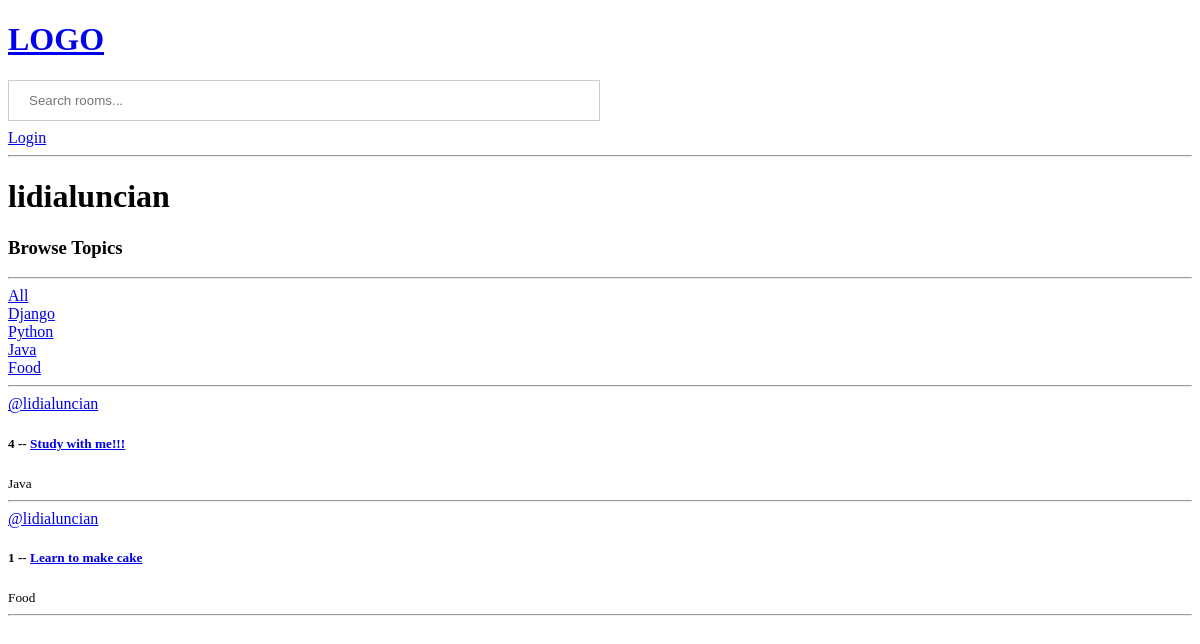
The page /profile/3 on the database its author committed.
### base/models.py (models this page shows, shortened)
class Topic(models.Model):
    name = models.CharField(max_length=200)

class Room(models.Model):
    host = models.ForeignKey(User, on_delete=models.SET_NULL, null=True)
    topic = models.ForeignKey(Topic, on_delete=models.SET_NULL, null=True)
    name = models.CharField(max_length=200)
    description = models.TextField(null=True, blank=True)
    participants = models.ManyToManyField(User, related_name='participants', blank=True)
    updated = models.DateTimeField(auto_now=True)
    created = models.DateTimeField(auto_now_add=True)
    class Meta:
        ordering = ['-updated', '-created']

### base/views.py (the view)
# urls.py: path('profile/<str:pk>', views.userProfile, name='user-profile')
def userProfile(request, pk):
    user = User.objects.get(id=pk)
    rooms = user.room_set.all()
    topics = Topic.objects.all()
    context = {'user': user, 'rooms': rooms, 'topics': topics}
    return render(request, 'base/profile.html', context)

### base/templates/base/profile.html
{% extends 'main.html' %}
{% block content %}
<h1>{{user.username}}</h1>
<div class="profile-container">
    <div>
        {% include 'base/topics_component.html' %}
    </div>
    <div>
        {% include 'base/feed_component.html' %}
    </div>
</div>
{% endblock content %}

### base/templates/base/topics_component.html
 <h3>Browse Topics</h3>
 <hr>
 <div>
     <a href="{% url 'home' %}">All</a>
 </div>
 {% for topic in topics %}
 <div>
     <a href="{% url 'home' %}?q={{topic.name}}">{{topic.name}}</a>
 </div>
 {% endfor %}
 <hr/>

### base/templates/base/feed_component.html (shortened to what this page needs)
<div>
    {% for room in rooms %}
    <div>
        <a href="{% url 'user-profile' room.host.id %}">@{{room.host.username}}</a>
        <h5>{{room.id}} -- <a href="{% url 'room' room.id %}">{{room.name}}</a></h5>
        <small>{{room.topic.name}}</small>
        <hr>
    </div>
    {% endfor %}
</div>

### static/css/main.css (style rules this page uses)
body { background-color: white; }

### rows shown on the page
Topic: name "Django"
Topic: name "Python"
Topic: name "Java"
Topic: name "Food"
Room: host.username "lidialuncian", id "4", name "Study with me!!!", topic.name "Java"
Room: host.username "lidialuncian", id "1", name "Learn to make cake", topic.name "Food"

### other values the page prints
{{ user.username }} "lidialuncian"
